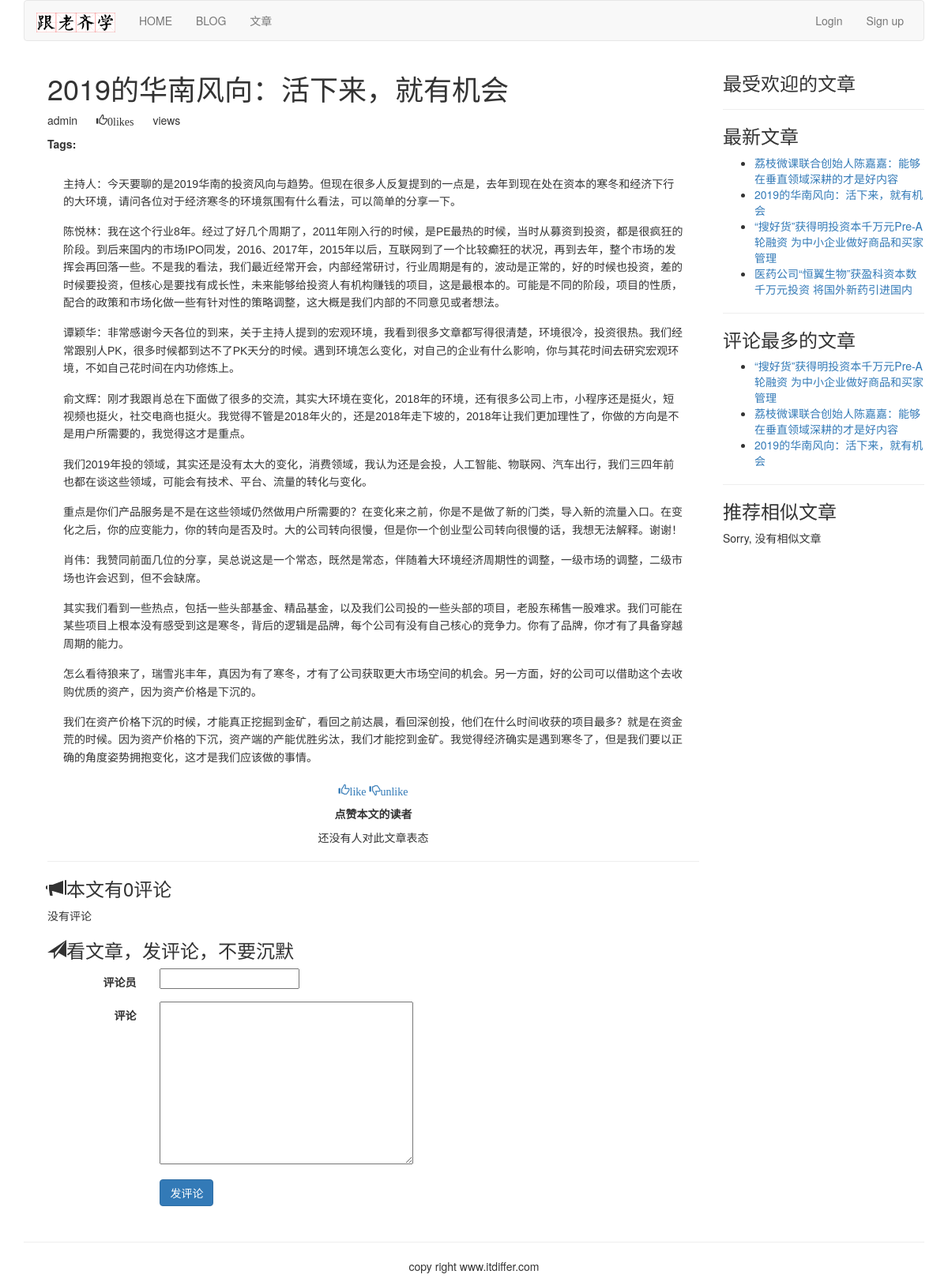
The app's page /article/list-article-detail/7/2019De-Hua-Nan-Feng-Xiang-Huo-Xia-Lai-Jiu-You-Ji-Hui, older data.
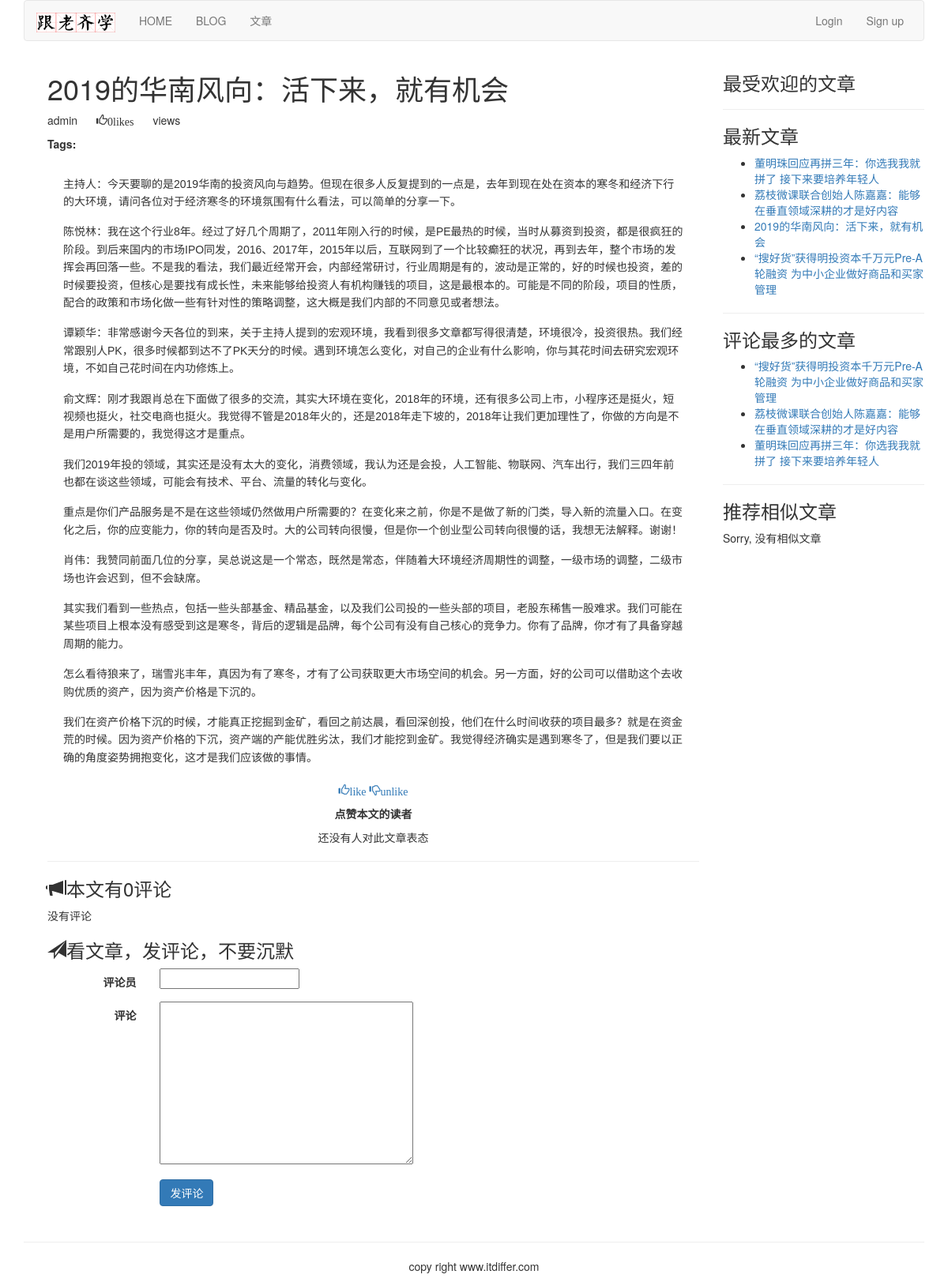
The same page, newer data.
### article/models.py (models this page shows, shortened)
class ArticlePost(models.Model):
    author = models.ForeignKey(User, related_name="article", on_delete=models.CASCADE)
    title = models.CharField(max_length=200)
    slug = models.SlugField(max_length=500)
    column = models.ForeignKey(ArticleColumn, related_name="article_column", on_delete=models.CASCADE)
    body = models.TextField()
    created = models.DateTimeField(default=timezone.now())
    updated = models.DateTimeField(auto_now=True)
    users_like = models.ManyToManyField(User, related_name="articles_like", blank=True)
    article_tag = models.ManyToManyField(ArticleTag, related_name='article_tag', blank=True)
    class Meta:
        ordering = ("title",)
        index_together = (('id', 'slug'),)
    def get_url_path(self):
        return reverse("article:list_article_detail", args=[self.id, self.slug])

### article/list_views.py (the view)
# urls.py: url(r'^article-detail/(?P<id>\d+)/(?P<slug>[-\w]+)/$', views.article_detail, name='article_detail'),
def article_detail(request, id, slug):
    article = get_object_or_404(ArticlePost, id=id, slug=slug)
    total_views = r.incr("article:{}:views".format(article.id))
    r.zincrby('article_ranking', article.id, 1)
    article_ranking = r.zrange('article_ranking', 0, -1, desc=True)[:10]
    article_ranking_ids = [int(id) for id in article_ranking]
    most_viewed = list(ArticlePost.objects.filter(id__in=article_ranking_ids))
    most_viewed.sort(key=lambda x: article_ranking_ids.index(x.id))
    if request.method == "POST":
        comment_form = CommentForm(data=request.POST)
        if comment_form.is_valid():
            new_comment = comment_form.save(commit=False)
            new_comment.article = article
            new_comment.save()
    else:
        comment_form = CommentForm()
    article_tags_ids = article.article_tag.values_list("id", flat=True)
    similar_articles = ArticlePost.objects.filter(article_tag__in=article_tags_ids).exclude(id=article.id)
    similar_articles = similar_articles.annotate(same_tags=Count("article_tag")).order_by('-same_tags', '-created')[:4]
    return render(request, "article/list/article_detail.html",
                  {"article": article, "total_views": total_views, "most_viewed": most_viewed,
                   "comment_form": comment_form, "similar_articles": similar_articles})

### article/forms.py
class CommentForm(forms.ModelForm):
    class Meta:
        model = Comment
        fields = ("commentator", "body",)

### article/templatetags/article_tags.py (called while the page is built)
@register.inclusion_tag('article/list/latest_articles.html')
def latest_articles(n=5):
    latest_articles = ArticlePost.objects.order_by("-created")[:n]
    return {"latest_articles": latest_articles}

@register.simple_tag
def most_commented_articles(n=3):
    return ArticlePost.objects.annotate(total_comments=Count('comments')).order_by("-total_comments")[:n]

### templates/article/list/article_detail.html (shortened to what this page needs)
{% extends "base.html" %}
{% load article_tags %}
{% load staticfiles %}
{% block content %}
{% with total_likes=article.users_like.count users_like=article.users_like.all %}
<div class="container">
    <div class="col-md-9">
        <header>
            <h1>{{ article.title }}</h1>
            <p>
                {{ article.author.username }}
                <span style="margin-left:20px" class="glyphicon glyphicon-thumbs-up">{{total_likes}}like{{total_likes|pluralize}}</span>
                <span style="margin-left:20px">{{total_views}}view{{total_views|pluralize}}</span>
            </p>
            <p><span style="margin-right:10px"><strong>Tags:</strong></span>{{article.article_tag.all|join:", "}}</p>
        </header>
        <link rel="stylesheet" href="{% static 'editor/css/editormd.preview.css' %}"/>
        <div id="editormd-view">
        </div>
        <div>
            <p class="text-center">
                <a onclick="like_article({{article.id}}, 'like')" href="#">
                    <span class="glyphicon glyphicon-thumbs-up">like</span></a>
                <a onclick="like_article({{article.id}}, 'unlike')" href="#">
                    <span class="glyphicon glyphicon-thumbs-down">unlike</span></a>
            </p>
        </div>
        <div>
            <p class="text-center"><strong>点赞本文的读者</strong></p>
            {% for user in article.users_like.all %}
            <p class="text-center">{{user.username}}</p>
            {% empty %}
            <p class="text-center">还没有人对此文章表态</p>
            {% endfor %}
        </div>
        <hr>
        <div>
            <h3><span class="glyphicon glyphicon-bullhorn"></span>本文有{{article.comments.count}}评论</h3>
            {% for comment in article.comments.all %}
            <div>
                <p><strong>{{comment.commentator}}</strong>说：</p>
                <p style="margin-left:40px">{{comment.body}}</p>
            </div>
            {% empty %}
            <p>没有评论</p>
            {% endfor %}
            <h3><span class="glyphicon glyphicon-send"></span>看文章，发评论，不要沉默</h3>
            <form action="{{list_article_detail}}" method="post" class="form-horizontal" role="form">
                <div class="form-group">
                    <label for="inputEmail3" class="col-sm-2 control-label">评论员</label>
                    <div class="col-sm-10">{{comment_form.commentator}}</div>
                </div>
                <div class="form-group">
                    <label for="inputEmail3" class="col-sm-2 control-label">评论</label>
                    <div class="col-sm-10">{{comment_form.body}}</div>
                </div>
                <div class="form-group">
                    <div class="col-sm-offset-2 col-sm-10">
                        <p><input type="submit" name="" value="发评论" class="btn btn-primary"></p>
                    </div>
                </div>
            </form>
        </div>
    </div>
    <div class="col-md-3">
        <p class="text-center">
        <h3>最受欢迎的文章</h3></p>
        <hr>
        <p class="text-center">
        <h3>最新文章</h3></p>
        {% latest_articles 4 %}
        <hr>
        <p class="text-center">
        <h3>评论最多的文章</h3></p>
        {% most_commented_articles as most_comments %}
        <ul>
            {% for comment_article in most_comments %}
            <li>
                <a href="{{comment_article.get_url_path}}">{{comment_article.title}}</a>
            </li>
            {% endfor %}
        </ul>
        <hr>
        <p class="text-center">
        <h3>推荐相似文章</h3></p>
        {% for similar in similar_articles %}
        <p><a href="{{similar.get_url_path}}"> {{similar.title}}</a></p>
        {% empty %}
        <p>Sorry, 没有相似文章</p>
        {% endfor %}
    </div>
</div>
{% endwith %}
{% endblock %}

### templates/article/list/latest_articles.html
<ul>
    {% for article in latest_articles %}
    <li><a href="{{article.get_url_path}}">{{article.title}}</a></li>
    {% endfor %}
</ul>

Row changes from the older to the newer data that the page shows:
no longer on one of the page's lists (row unchanged): ArticlePost: title "2019的华南风向：活下来，就有机会"
no longer on this page (row unchanged): ArticlePost: title "医药公司“恒翼生物”获盈科资本数千万元投资 将国外新药引进国内", shown under "最新文章"
added ArticlePost: title "董明珠回应再拼三年：你选我我就拼了 接下来要培养年轻人"
